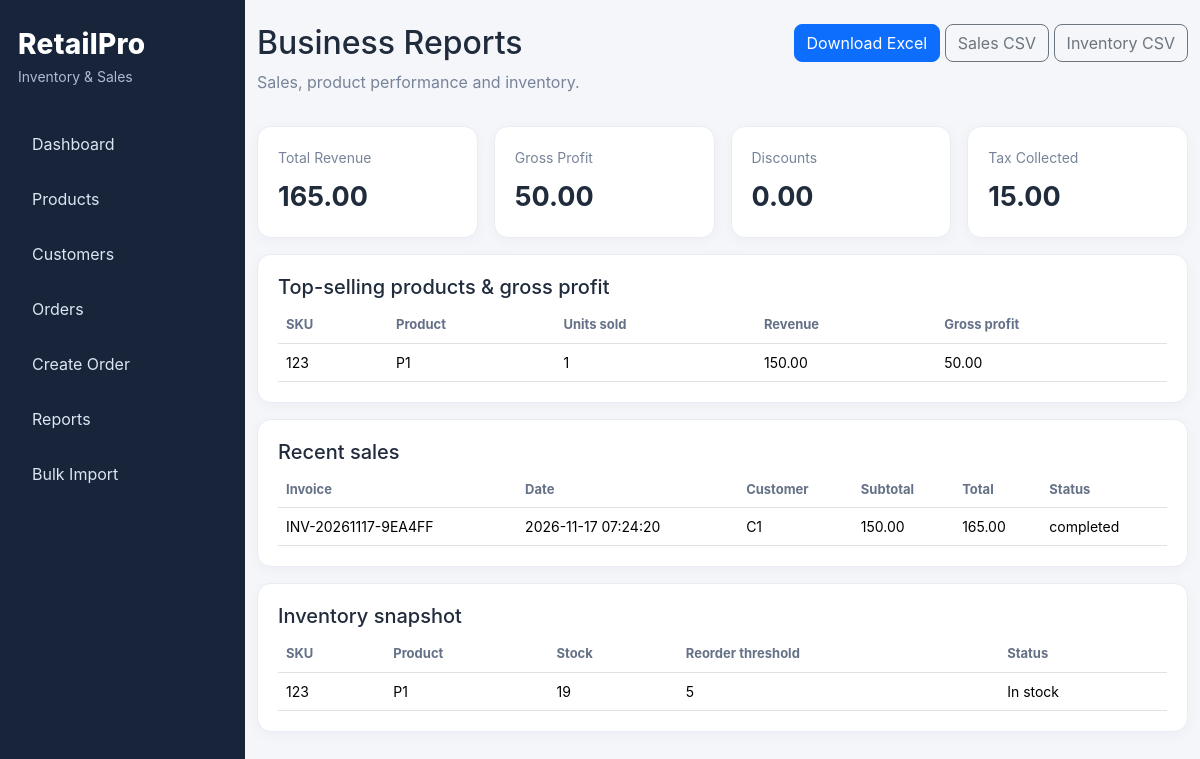
Page /reports on the committed database.
### tables this page shows
CREATE TABLE orders (
        order_id INTEGER PRIMARY KEY AUTOINCREMENT,
        invoice_number TEXT NOT NULL UNIQUE,
        customer_id INTEGER NOT NULL,
        subtotal TEXT NOT NULL,
        tax_rate TEXT NOT NULL,
        tax_amount TEXT NOT NULL,
        discount_amount TEXT NOT NULL,
        grand_total TEXT NOT NULL,
        status TEXT NOT NULL DEFAULT 'completed'
          CHECK(status IN ('completed','cancelled')),
        created_at TEXT NOT NULL DEFAULT CURRENT_TIMESTAMP,
        cancelled_at TEXT,
        FOREIGN KEY(customer_id) REFERENCES customers(customer_id) ON DELETE RESTRICT
    );

CREATE TABLE customers (
        customer_id INTEGER PRIMARY KEY AUTOINCREMENT,
        name TEXT NOT NULL,
        email TEXT UNIQUE,
        phone TEXT,
        address TEXT,
        created_at TEXT NOT NULL DEFAULT CURRENT_TIMESTAMP
    );

CREATE TABLE products (
        product_id INTEGER PRIMARY KEY AUTOINCREMENT,
        sku TEXT NOT NULL UNIQUE,
        name TEXT NOT NULL,
        category TEXT NOT NULL,
        cost_price TEXT NOT NULL CHECK(CAST(cost_price AS REAL) >= 0),
        unit_price TEXT NOT NULL CHECK(CAST(unit_price AS REAL) >= 0),
        stock_quantity INTEGER NOT NULL DEFAULT 0 CHECK(stock_quantity >= 0),
        reorder_threshold INTEGER NOT NULL DEFAULT 5 CHECK(reorder_threshold >= 0),
        description TEXT,
        created_at TEXT NOT NULL DEFAULT CURRENT_TIMESTAMP,
        updated_at TEXT NOT NULL DEFAULT CURRENT_TIMESTAMP
    );

### app.py (the view)
    @app.route("/reports")
    def report_page():
        return render_template("reports.html",summary=reports.summary_data(),
                               sales=reports.sales_data().head(10).to_dict("records"),
                               inventory=reports.inventory_data().head(10).to_dict("records"),
                               top=reports.product_sales().head(10).to_dict("records"))

### database.py (called while the page is built)
@contextmanager
def get_db_connection():
    conn = sqlite3.connect(str(Config.DATABASE_PATH), timeout=30)
    conn.row_factory = sqlite3.Row
    conn.execute("PRAGMA foreign_keys = ON")
    conn.execute("PRAGMA busy_timeout = 30000")
    try:
        yield conn
        conn.commit()
    except Exception:
        conn.rollback()
        raise
    finally:
        conn.close()

### services.py (called while the page is built)
    def sales_data(self):
        with get_db_connection() as conn:
            return pd.read_sql_query("""SELECT o.invoice_number,o.created_at,c.name customer,
                o.subtotal,o.tax_amount,o.discount_amount,o.grand_total,o.status
                FROM orders o JOIN customers c ON c.customer_id=o.customer_id
                ORDER BY o.created_at DESC""",conn)

    def product_sales(self):
        with get_db_connection() as conn:
            return pd.read_sql_query("""SELECT oi.sku,oi.product_name,
                SUM(CASE WHEN o.status='completed' THEN oi.quantity ELSE 0 END) units_sold,
                SUM(CASE WHEN o.status='completed' THEN CAST(oi.line_total AS REAL) ELSE 0 END) revenue,
                SUM(CASE WHEN o.status='completed' THEN (CAST(oi.unit_price AS REAL)-CAST(oi.cost_price AS REAL))*oi.quantity ELSE 0 END) gross_profit
                FROM order_items oi JOIN orders o ON o.order_id=oi.order_id
                GROUP BY oi.product_id,oi.sku,oi.product_name ORDER BY units_sold DESC""",conn)

    def inventory_data(self):
        with get_db_connection() as conn:
            return pd.read_sql_query("""SELECT sku,name,category,cost_price,unit_price,stock_quantity,
                reorder_threshold,CASE WHEN stock_quantity=0 THEN 'Out of stock'
                WHEN stock_quantity<=reorder_threshold THEN 'Low stock' ELSE 'In stock' END status
                FROM products ORDER BY name""",conn)

### templates/reports.html
{% extends "base.html" %}{% block title %}Reports{% endblock %}{% block content %}
<div class="d-flex justify-content-between mb-3"><div><h2>Business Reports</h2><p class="muted">Sales, product performance and inventory.</p></div><div><a class="btn btn-primary" href="{{ url_for('report_export') }}">Download Excel</a> <a class="btn btn-outline-secondary" href="{{ url_for('report_csv',kind='sales') }}">Sales CSV</a> <a class="btn btn-outline-secondary" href="{{ url_for('report_csv',kind='inventory') }}">Inventory CSV</a></div></div>
<div class="row g-3 mb-3">
<div class="col-md-3"><div class="stat"><span>Total Revenue</span><strong>{{ "%.2f"|format(summary.total_revenue) }}</strong></div></div>
<div class="col-md-3"><div class="stat"><span>Gross Profit</span><strong>{{ "%.2f"|format(summary.gross_profit) }}</strong></div></div>
<div class="col-md-3"><div class="stat"><span>Discounts</span><strong>{{ "%.2f"|format(summary.total_discounts) }}</strong></div></div>
<div class="col-md-3"><div class="stat"><span>Tax Collected</span><strong>{{ "%.2f"|format(summary.total_tax) }}</strong></div></div>
</div>
<div class="panel"><h5>Top-selling products & gross profit</h5><div class="table-responsive"><table class="table"><tr><th>SKU</th><th>Product</th><th>Units sold</th><th>Revenue</th><th>Gross profit</th></tr>{% for x in top %}<tr><td>{{ x.sku }}</td><td>{{ x.product_name }}</td><td>{{ x.units_sold }}</td><td>{{ "%.2f"|format(x.revenue or 0) }}</td><td>{{ "%.2f"|format(x.gross_profit or 0) }}</td></tr>{% else %}<tr><td colspan="5">No sales data yet.</td></tr>{% endfor %}</table></div></div>
<div class="panel mt-3"><h5>Recent sales</h5><div class="table-responsive"><table class="table"><tr><th>Invoice</th><th>Date</th><th>Customer</th><th>Subtotal</th><th>Total</th><th>Status</th></tr>{% for x in sales %}<tr><td>{{ x.invoice_number }}</td><td>{{ x.created_at }}</td><td>{{ x.customer }}</td><td>{{ x.subtotal }}</td><td>{{ x.grand_total }}</td><td>{{ x.status }}</td></tr>{% else %}<tr><td colspan="6">No sales data.</td></tr>{% endfor %}</table></div></div>
<div class="panel mt-3"><h5>Inventory snapshot</h5><div class="table-responsive"><table class="table"><tr><th>SKU</th><th>Product</th><th>Stock</th><th>Reorder threshold</th><th>Status</th></tr>{% for x in inventory %}<tr><td>{{ x.sku }}</td><td>{{ x.name }}</td><td>{{ x.stock_quantity }}</td><td>{{ x.reorder_threshold }}</td><td>{{ x.status }}</td></tr>{% else %}<tr><td colspan="5">No inventory.</td></tr>{% endfor %}</table></div></div>{% endblock %}

### templates/base.html (shortened to what this page needs)
<!doctype html><html lang="en"><head><meta charset="utf-8"><meta name="viewport" content="width=device-width,initial-scale=1">
<link href="https://cdn.jsdelivr.net/npm/bootstrap@5.3.3/dist/css/bootstrap.min.css" rel="stylesheet">
<link href="{{ url_for('static',filename='style.css') }}" rel="stylesheet"></head>
<body><div class="layout"><aside class="sidebar"><h3>RetailPro</h3><small>Inventory & Sales</small><nav>
<a href="{{ url_for('dashboard') }}">Dashboard</a><a href="{{ url_for('products') }}">Products</a>
<a href="{{ url_for('customer_list') }}">Customers</a><a href="{{ url_for('order_list') }}">Orders</a>
<a href="{{ url_for('order_new') }}">Create Order</a><a href="{{ url_for('report_page') }}">Reports</a>
<a href="{{ url_for('bulk_import') }}">Bulk Import</a></nav></aside>
<main class="main"><div class="container-fluid py-4">
{% block content %}{% endblock %}</div></main></div>
{% block scripts %}{% endblock %}</body></html>

### static/style.css (style rules this page uses)
:root { --navy:#17243a;--bg:#f4f6fa;--ink:#202b3c }
body { background:var(--bg);color:var(--ink);font-family:Inter,Arial,sans-serif }
.layout { display:flex;min-height:100vh }
.sidebar { width:245px;flex-shrink:0;background:var(--navy);color:#fff;padding:28px 18px }
.sidebar h3 { font-weight:800;letter-spacing:.3px;margin-bottom:2px }
.sidebar small { color:#aebbd0 }
.sidebar nav { display:grid;gap:7px;margin-top:32px }
.sidebar nav a { color:#dce5f2;text-decoration:none;padding:12px 14px;border-radius:9px }
.main { min-width:0;flex:1 }
.muted { color:#778398 }
.stat,.panel { background:#fff;border:1px solid #e9edf3;border-radius:14px;padding:20px;box-shadow:0 3px 14px rgba(25,40,65,.035) }
.stat { min-height:112px;display:flex;flex-direction:column;justify-content:space-between }
.stat span { color:#778398;font-size:14px }
.stat strong { font-size:27px }
.table { margin-bottom:0 }
.table th { font-size:13px;color:#647187;white-space:nowrap }
.table td { font-size:14px;vertical-align:middle }
.btn { border-radius:8px }

### rows in the picture
orders: invoice_number "INV-20261117-9EA4FF", created_at "2026-11-17 07:24:20", customer "C1", subtotal "150.00", grand_total "165.00", status "completed"
products: sku "123", name "P1", stock_quantity "19", reorder_threshold "5", status "In stock"

### other values in the picture
{{ "%.2f"|format(summary.total_revenue) }} "165.00"
{{ "%.2f"|format(summary.gross_profit) }} "50.00"
{{ "%.2f"|format(summary.total_discounts) }} "0.00"
{{ "%.2f"|format(summary.total_tax) }} "15.00"
{{ x.sku }} "123"
{{ x.product_name }} "P1"
{{ x.units_sold }} "1"
{{ "%.2f"|format(x.revenue or 0) }} "150.00"
{{ "%.2f"|format(x.gross_profit or 0) }} "50.00"
